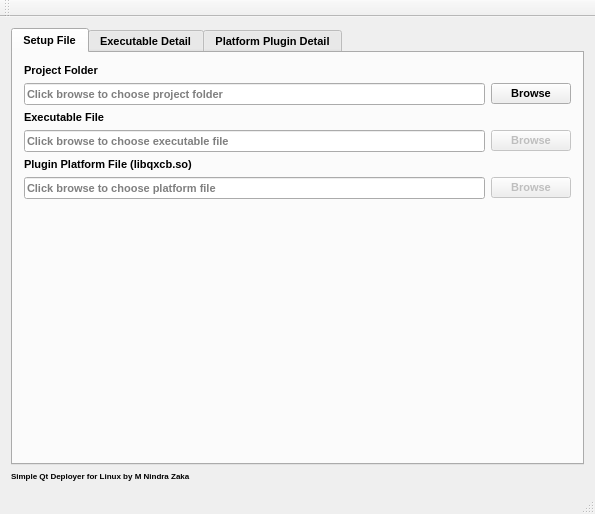
<?xml version="1.0" encoding="UTF-8"?>
<ui version="4.0">
 <class>MainWindow</class>
 <widget class="QMainWindow" name="MainWindow">
  <property name="geometry">
   <rect>
    <x>0</x>
    <y>0</y>
    <width>595</width>
    <height>514</height>
   </rect>
  </property>
  <property name="windowTitle">
   <string>Simple Qt Deployer for Linux</string>
  </property>
  <property name="windowIcon">
   <iconset resource="resource.qrc">
    <normaloff>:/development-qt.png</normaloff>:/development-qt.png</iconset>
  </property>
  <widget class="QWidget" name="centralWidget">
   <layout class="QVBoxLayout" name="verticalLayout">
    <item>
     <widget class="QTabWidget" name="tabWidget">
      <property name="font">
       <font>
        <pointsize>8</pointsize>
        <weight>75</weight>
        <bold>true</bold>
       </font>
      </property>
      <property name="focusPolicy">
       <enum>Qt::NoFocus</enum>
      </property>
      <property name="currentIndex">
       <number>0</number>
      </property>
      <widget class="QWidget" name="tab">
       <attribute name="title">
        <string>Setup File</string>
       </attribute>
       <layout class="QVBoxLayout" name="verticalLayout_5">
        <item>
         <layout class="QVBoxLayout" name="verticalLayout_2">
          <item>
           <widget class="QLabel" name="label">
            <property name="text">
             <string>Project Folder</string>
            </property>
           </widget>
          </item>
          <item>
           <layout class="QHBoxLayout" name="horizontalLayout">
            <item>
             <widget class="QLineEdit" name="lineProject">
              <property name="focusPolicy">
               <enum>Qt::NoFocus</enum>
              </property>
              <property name="placeholderText">
               <string>Click browse to choose project folder</string>
              </property>
             </widget>
            </item>
            <item>
             <widget class="QPushButton" name="btnProject">
              <property name="focusPolicy">
               <enum>Qt::NoFocus</enum>
              </property>
              <property name="text">
               <string>Browse</string>
              </property>
              <property name="icon">
               <iconset resource="resource.qrc">
                <normaloff>:/browse_1.png</normaloff>:/browse_1.png</iconset>
              </property>
             </widget>
            </item>
           </layout>
          </item>
         </layout>
        </item>
        <item>
         <layout class="QVBoxLayout" name="verticalLayout_3">
          <item>
           <widget class="QLabel" name="label_2">
            <property name="text">
             <string>Executable File</string>
            </property>
           </widget>
          </item>
          <item>
           <layout class="QHBoxLayout" name="horizontalLayout_2">
            <item>
             <widget class="QLineEdit" name="lineExe">
              <property name="focusPolicy">
               <enum>Qt::NoFocus</enum>
              </property>
              <property name="placeholderText">
               <string>Click browse to choose executable file</string>
              </property>
             </widget>
            </item>
            <item>
             <widget class="QPushButton" name="btnExe">
              <property name="enabled">
               <bool>false</bool>
              </property>
              <property name="focusPolicy">
               <enum>Qt::NoFocus</enum>
              </property>
              <property name="text">
               <string>Browse</string>
              </property>
              <property name="icon">
               <iconset resource="resource.qrc">
                <normaloff>:/browse_1.png</normaloff>:/browse_1.png</iconset>
              </property>
             </widget>
            </item>
           </layout>
          </item>
         </layout>
        </item>
        <item>
         <layout class="QVBoxLayout" name="verticalLayout_4">
          <item>
           <widget class="QLabel" name="label_3">
            <property name="text">
             <string>Plugin Platform File (libqxcb.so)</string>
            </property>
           </widget>
          </item>
          <item>
           <layout class="QHBoxLayout" name="horizontalLayout_3">
            <item>
             <widget class="QLineEdit" name="linePlatform">
              <property name="focusPolicy">
               <enum>Qt::NoFocus</enum>
              </property>
              <property name="placeholderText">
               <string>Click browse to choose platform file</string>
              </property>
             </widget>
            </item>
            <item>
             <widget class="QPushButton" name="btnPlatform">
              <property name="enabled">
               <bool>false</bool>
              </property>
              <property name="focusPolicy">
               <enum>Qt::NoFocus</enum>
              </property>
              <property name="text">
               <string>Browse</string>
              </property>
              <property name="icon">
               <iconset resource="resource.qrc">
                <normaloff>:/browse_1.png</normaloff>:/browse_1.png</iconset>
              </property>
             </widget>
            </item>
           </layout>
          </item>
         </layout>
        </item>
        <item>
         <spacer name="verticalSpacer">
          <property name="orientation">
           <enum>Qt::Vertical</enum>
          </property>
          <property name="sizeHint" stdset="0">
           <size>
            <width>20</width>
            <height>40</height>
           </size>
          </property>
         </spacer>
        </item>
       </layout>
      </widget>
      <widget class="QWidget" name="tab_2">
       <attribute name="title">
        <string>Executable Detail</string>
       </attribute>
       <layout class="QVBoxLayout" name="verticalLayout_6">
        <item>
         <widget class="QLabel" name="label_4">
          <property name="text">
           <string>List of Dependencies</string>
          </property>
         </widget>
        </item>
        <item>
         <widget class="QTextBrowser" name="txtExe"/>
        </item>
        <item>
         <widget class="QLabel" name="lblFoundExe">
          <property name="text">
           <string>Dependencies Found :</string>
          </property>
         </widget>
        </item>
        <item>
         <widget class="QLabel" name="label_7">
          <property name="text">
           <string>Choose Actions </string>
          </property>
          <property name="alignment">
           <set>Qt::AlignCenter</set>
          </property>
         </widget>
        </item>
        <item>
         <widget class="QFrame" name="frameExe">
          <property name="enabled">
           <bool>false</bool>
          </property>
          <property name="font">
           <font>
            <pointsize>8</pointsize>
            <weight>75</weight>
            <bold>true</bold>
           </font>
          </property>
          <property name="styleSheet">
           <string notr="true">background-color: rgb(208, 208, 208);</string>
          </property>
          <property name="frameShape">
           <enum>QFrame::StyledPanel</enum>
          </property>
          <property name="frameShadow">
           <enum>QFrame::Raised</enum>
          </property>
          <layout class="QVBoxLayout" name="verticalLayout_8">
           <item>
            <layout class="QHBoxLayout" name="horizontalLayout_4">
             <item>
              <widget class="QRadioButton" name="radioCopyExeAll">
               <property name="font">
                <font>
                 <pointsize>8</pointsize>
                 <weight>75</weight>
                 <bold>true</bold>
                </font>
               </property>
               <property name="text">
                <string>Copy all Libraries</string>
               </property>
              </widget>
             </item>
             <item>
              <widget class="QRadioButton" name="radioCopyExeQt">
               <property name="font">
                <font>
                 <pointsize>8</pointsize>
                 <weight>75</weight>
                 <bold>true</bold>
                </font>
               </property>
               <property name="text">
                <string>Only Copy Qt libraries</string>
               </property>
              </widget>
             </item>
             <item>
              <spacer name="horizontalSpacer">
               <property name="orientation">
                <enum>Qt::Horizontal</enum>
               </property>
               <property name="sizeHint" stdset="0">
                <size>
                 <width>40</width>
                 <height>20</height>
                </size>
               </property>
              </spacer>
             </item>
            </layout>
           </item>
           <item>
            <widget class="QCheckBox" name="checkRpathExe">
             <property name="font">
              <font>
               <pointsize>8</pointsize>
               <weight>75</weight>
               <bold>true</bold>
              </font>
             </property>
             <property name="focusPolicy">
              <enum>Qt::NoFocus</enum>
             </property>
             <property name="text">
              <string>Change RPATH</string>
             </property>
            </widget>
           </item>
          </layout>
         </widget>
        </item>
        <item>
         <widget class="QPushButton" name="btnApplyExe">
          <property name="focusPolicy">
           <enum>Qt::NoFocus</enum>
          </property>
          <property name="text">
           <string>Apply</string>
          </property>
         </widget>
        </item>
       </layout>
      </widget>
      <widget class="QWidget" name="tab_3">
       <attribute name="title">
        <string>Platform Plugin Detail</string>
       </attribute>
       <layout class="QVBoxLayout" name="verticalLayout_7">
        <item>
         <widget class="QLabel" name="label_5">
          <property name="text">
           <string>List of Dependencies</string>
          </property>
         </widget>
        </item>
        <item>
         <widget class="QTextBrowser" name="txtPlatform"/>
        </item>
        <item>
         <widget class="QLabel" name="lblFoundPlugin">
          <property name="text">
           <string>Dependencies Found :</string>
          </property>
         </widget>
        </item>
        <item>
         <widget class="QLabel" name="label_8">
          <property name="text">
           <string>Choose Actions </string>
          </property>
          <property name="alignment">
           <set>Qt::AlignCenter</set>
          </property>
         </widget>
        </item>
        <item>
         <widget class="QFrame" name="framePlatform">
          <property name="enabled">
           <bool>false</bool>
          </property>
          <property name="font">
           <font>
            <pointsize>8</pointsize>
            <weight>75</weight>
            <bold>true</bold>
           </font>
          </property>
          <property name="styleSheet">
           <string notr="true">background-color: rgb(208, 208, 208);</string>
          </property>
          <property name="frameShape">
           <enum>QFrame::StyledPanel</enum>
          </property>
          <property name="frameShadow">
           <enum>QFrame::Raised</enum>
          </property>
          <layout class="QVBoxLayout" name="verticalLayout_9">
           <item>
            <layout class="QHBoxLayout" name="horizontalLayout_5">
             <item>
              <widget class="QRadioButton" name="radioCopyPlatformQt">
               <property name="font">
                <font>
                 <pointsize>8</pointsize>
                 <weight>75</weight>
                 <bold>true</bold>
                </font>
               </property>
               <property name="text">
                <string>Only Copy Qt Libraries</string>
               </property>
              </widget>
             </item>
             <item>
              <widget class="QRadioButton" name="radioCopyPlatformAll">
               <property name="font">
                <font>
                 <pointsize>8</pointsize>
                 <weight>75</weight>
                 <bold>true</bold>
                </font>
               </property>
               <property name="text">
                <string>Copy All Libraries</string>
               </property>
              </widget>
             </item>
             <item>
              <spacer name="horizontalSpacer_2">
               <property name="orientation">
                <enum>Qt::Horizontal</enum>
               </property>
               <property name="sizeHint" stdset="0">
                <size>
                 <width>40</width>
                 <height>20</height>
                </size>
               </property>
              </spacer>
             </item>
            </layout>
           </item>
           <item>
            <widget class="QCheckBox" name="checkCopyPlatformFile">
             <property name="font">
              <font>
               <pointsize>8</pointsize>
               <weight>75</weight>
               <bold>true</bold>
              </font>
             </property>
             <property name="focusPolicy">
              <enum>Qt::NoFocus</enum>
             </property>
             <property name="text">
              <string>Copy Platform Plugin</string>
             </property>
            </widget>
           </item>
           <item>
            <widget class="QCheckBox" name="checkRpathPlatform">
             <property name="enabled">
              <bool>false</bool>
             </property>
             <property name="font">
              <font>
               <pointsize>8</pointsize>
               <weight>75</weight>
               <bold>true</bold>
              </font>
             </property>
             <property name="focusPolicy">
              <enum>Qt::NoFocus</enum>
             </property>
             <property name="text">
              <string>Change RPATH</string>
             </property>
            </widget>
           </item>
          </layout>
         </widget>
        </item>
        <item>
         <widget class="QPushButton" name="btnApplyPlatform">
          <property name="focusPolicy">
           <enum>Qt::NoFocus</enum>
          </property>
          <property name="text">
           <string>Apply</string>
          </property>
         </widget>
        </item>
       </layout>
      </widget>
     </widget>
    </item>
    <item>
     <widget class="QLabel" name="label_6">
      <property name="font">
       <font>
        <pointsize>6</pointsize>
        <weight>75</weight>
        <bold>true</bold>
       </font>
      </property>
      <property name="text">
       <string>Simple Qt Deployer for Linux by M Nindra Zaka</string>
      </property>
     </widget>
    </item>
   </layout>
  </widget>
  <widget class="QMenuBar" name="menuBar">
   <property name="geometry">
    <rect>
     <x>0</x>
     <y>0</y>
     <width>595</width>
     <height>25</height>
    </rect>
   </property>
  </widget>
  <widget class="QToolBar" name="mainToolBar">
   <attribute name="toolBarArea">
    <enum>TopToolBarArea</enum>
   </attribute>
   <attribute name="toolBarBreak">
    <bool>false</bool>
   </attribute>
  </widget>
  <widget class="QStatusBar" name="statusBar"/>
 </widget>
 <layoutdefault spacing="6" margin="11"/>
 <resources>
  <include location="resource.qrc"/>
 </resources>
 <connections/>
</ui>
